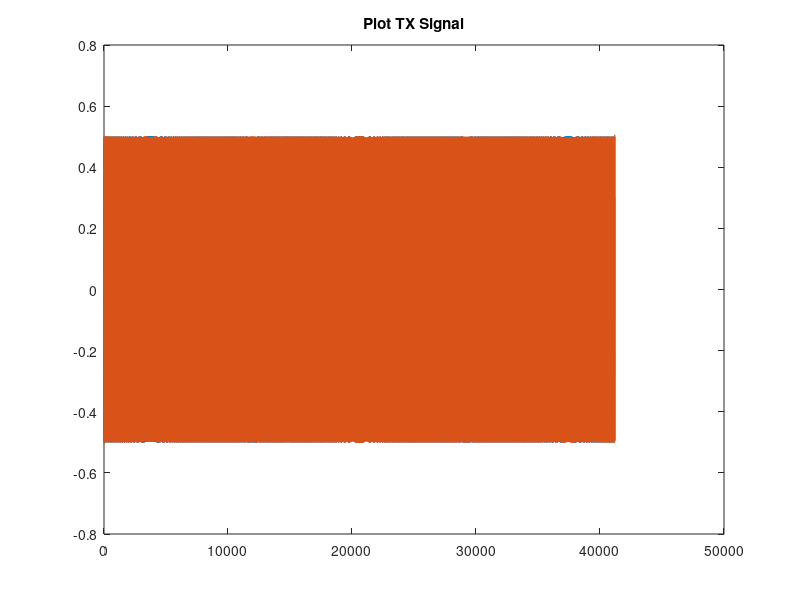

Reproduce this figure in MATLAB. (Note: this script raises an error after producing the figure.)
% Top Level File for the FMCW Radar
close all
clear
clc
c = 3*10^8;         % Speed of light (m/s)
df = 3000;           % Bandwidth (Hz)
fc = 500*10^2;           % Center frequency (Hz)
fs = (fc+df/2)*20;  % Sampling rate (Hz)
lambda = c/fc;      % Wavelength (m)
Tm = (1/fc)*1000;   % Modulation index (s)
theta = pi/2;       % Angle of Arrival for object (radians)
distance = 400;  % Distance of object (m)
velocity = 0;    % Velocity of object (m/s)
gamma = df/Tm;      % Chirp Rate


%% Object Processing

% Generate Chirp
fmin = fc-df/2;             % Hz
fmax = fc+df/2;             % Hz
dt = 1/fs;                  % Time Step (s)
t = 0:dt:2*Tm;              % Duration of chirp (s)

% Generate signal
ramp_gen = sawtooth(2*pi*t/(2*Tm),0.5);
tx_signal = vco(ramp_gen,[fmin fmax],fs);
len = length(tx_signal);
fftsize = 2^nextpow2(len);
tx_signal = fft(tx_signal, fftsize);
tx_signal = ifft(tx_signal(1:fftsize/2), fftsize);
tx_signal = tx_signal(1:len);


figure
plot(1:length(tx_signal), real(tx_signal), 1:length(tx_signal), imag(tx_signal))
title('Plot TX Signal')

%%
figure
spectrogram(tx_signal,256*4,220*4,512*16,fs,'yaxis')
xlabel('Time(s)')
ylabel('Frequency (Hz)')
title('Spectrogram of Generated Chirp')
axis([0 Tm*2 fmin*.8 fmax*1.2])



%% Calculate Shifts from Object Reflection
% Time Shift
c = 3*10^8;                 % speed of light (m/s)
tdelay = 2*distance/c;      % time delay (s)
tshift = tdelay/dt;

% Doppler Shift
vr = velocity*sin(theta);   % radial velocity (m/s)
lambda = c/fc;              % wavelength of carrier signal (m)
fdoppler = (2*vr)/lambda; % Doppler shift (Hz)


%% Apply Freq Shift

% Determine the necessary resolution for the fft shift
if (fdoppler ~= 0)
    fftsize = 2^nextpow2(max(length(tx_signal),fs/fdoppler));
else 
    fftsize = 2^nextpow2(length(tx_signal));
end

fftres = fs/fftsize;
% fftsize = 2^nextpow2(length(tx_signal));
% fftres = fs/fftsize;

fftshift = round(fdoppler/fftres);
fdoppler = fftshift*fftres;
fft_tx = fft(tx_signal,fftsize);

% Shift the FFT data
fft_tx_shift = circshift(fft_tx(1:fftsize/2), [0, fftshift]);


%% Plot Doppler Shifted Data
tx_freqshifted = ifft(fft_tx_shift, fftsize);
tx_freqshifted = tx_freqshifted(1:length(tx_signal));
spectrogram(tx_freqshifted,256*2,220*2,512*8,fs,'yaxis')
xlabel('Time(s)')
ylabel('Frequency (Hz)')
title('Spectrogram of Doppler Shifted Chirp')
axis([0 Tm*2 fmin*.6 fmax*1.4])


%% Apply time shift
reflected_signal = circshift(tx_freqshifted, [0, -round(tshift/dt)]);
figure
spectrogram(reflected_signal,256*2,220*2,512*8,fs,'yaxis')
xlabel('Time(s)')
ylabel('Frequency (Hz)')
title('Spectrogram of Reflected Chirp')
axis([0 Tm*2 fmin*.6 fmax*1.4])


%% RX Object Processing
window = 256*2;
noverlap = 220*2;
spectfftsize = fftsize;
[chirpRefl,freqsRefl,t] = spectrogram(reflected_signal,window,noverlap,fftsize,fs);
[chirpIn,freqIn,tin] = spectrogram(tx_signal,window,noverlap,fftsize,fs);

txFreqs = [];
rxFreqs = [];

for n = 1:length(chirpIn(1,:))
    [pks,locs] = findpeaks(abs(chirpIn(:,n)));
    [maxPk,ind] = max(pks);
    txFreqs = [txFreqs,freqIn(locs(ind))];
end

for n = 1:length(chirpRefl(1,:))
    [pks,locs] = findpeaks(abs(chirpRefl(:,n)));
    [maxPk,ind] = max(pks);
    rxFreqs = [rxFreqs,freqsRefl(locs(ind))];
end

figure
plot(rxFreqs, 'r')
hold on
plot(txFreqs, 'b')
legend('rxFreqs', 'txFreqs')
title('Compare Max Frequency')
hold off

beat = rxFreqs - txFreqs;

figure
plot(beat)
title('beat')

%%
[txMax,txInd] = max(txFreqs)
txMin = min(txFreqs)
[rxMax,rxMaxInd] = max(rxFreqs)
[rxMin,rxMinInd] = min(rxFreqs)

f1 = abs(mean(beat(rxMinInd:txInd)))
f2 = abs(mean(beat(rxMaxInd:end)))

calc_fD = 0.5*(f2-f1);
calc_fB = 0.5*(f2+f1);


cald_vel = abs(calc_fD*(3*10^8)/(2*fc));
calc_dist = calc_fB*(3*10^8)/(2*gamma);
